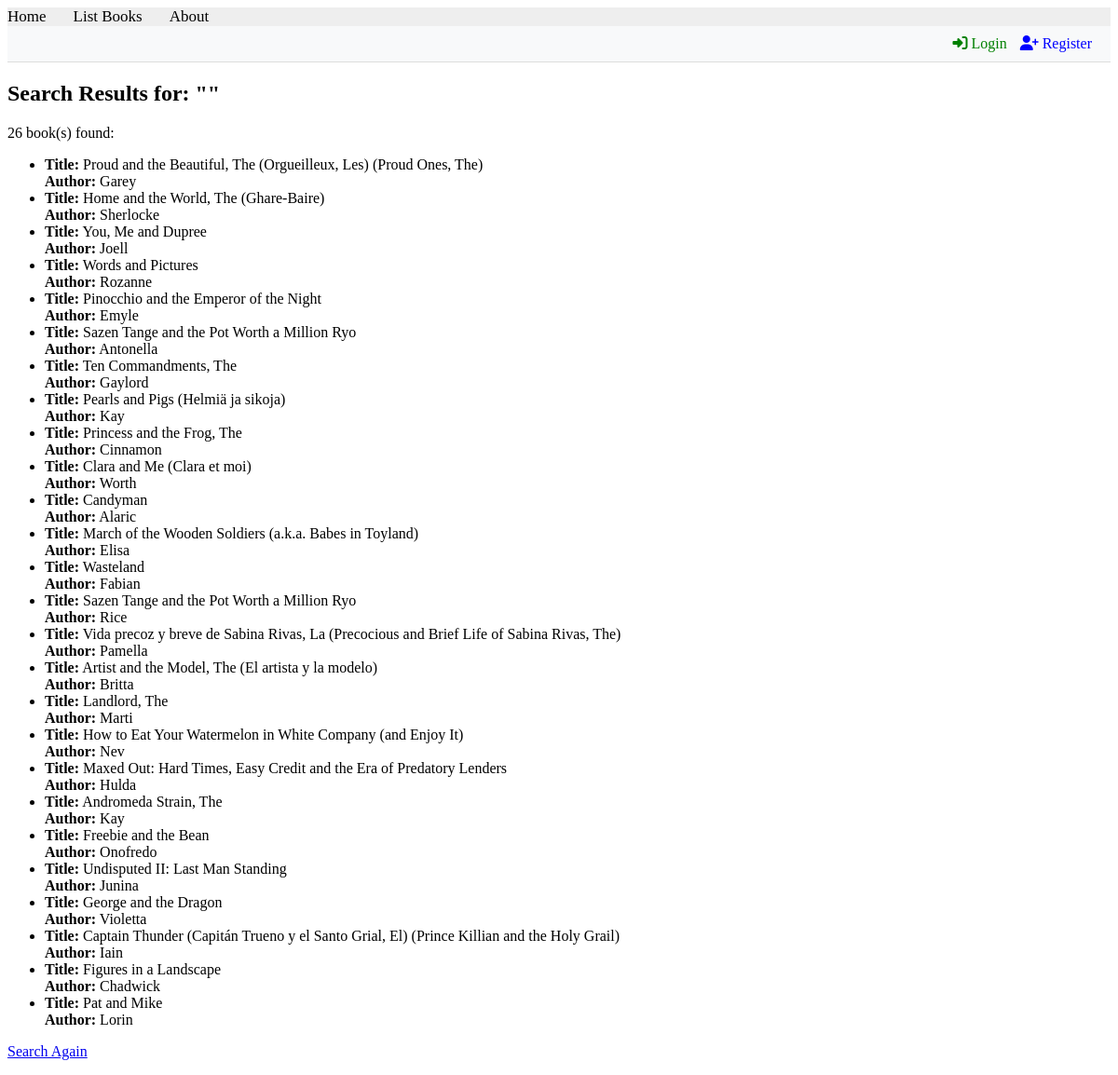
The page /books/simple/query on the database its author committed.
### apps/bookmodule/models.py (models this page shows, shortened)
class Book(models.Model):
    title = models.CharField(max_length=50)
    author = models.CharField(max_length=50)
    price = models.FloatField(default=0.0)
    edition = models.SmallIntegerField(default=1)

### apps/bookmodule/views.py (the view)
# urls.py: path('simple/query', views.simple_query, name='simple_book_query'),
def simple_query(request):
    mybooks=Book.objects.filter(title__icontains='and')
    return render(request, 'bookmodule/bookList.html', {'books':mybooks})

### apps/templates/bookmodule/bookList.html (shortened to what this page needs)
{% extends "layouts/base.html" %}
{% block content %}
<div class="results">
    <h2>Search Results for: "{{ keyword }}"</h2>
    {% if books %}
        <p>{{ books|length }} book(s) found:</p>
        <ul>
        {% for book in books %}
            <li>
                <strong>Title:</strong> {{ book.title }} <br>
                <strong>Author:</strong> {{ book.author }} <br>
                </li>
        {% endfor %}
        </ul>
    {% else %}
        <p>No books found matching your criteria.</p>
    {% endif %}
    <p><a href="{% url 'book_search' %}">Search Again</a></p>
</div>
{% endblock content %}

### rows shown on the page
Book: title "Proud and the Beautiful, The (Orgueilleux, Les) (Proud Ones, The)", author "Garey"
Book: title "Home and the World, The (Ghare-Baire)", author "Sherlocke"
Book: title "You, Me and Dupree", author "Joell"
Book: title "Words and Pictures", author "Rozanne"
Book: title "Pinocchio and the Emperor of the Night", author "Emyle"
Book: title "Sazen Tange and the Pot Worth a Million Ryo", author "Antonella"
Book: title "Ten Commandments, The", author "Gaylord"
Book: title "Pearls and Pigs (Helmiä ja sikoja)", author "Kay"
Book: title "Princess and the Frog, The", author "Cinnamon"
Book: title "Clara and Me (Clara et moi)", author "Worth"
Book: title "Candyman", author "Alaric"
Book: title "March of the Wooden Soldiers (a.k.a. Babes in Toyland)", author "Elisa"
Book: title "Wasteland", author "Fabian"
Book: title "Sazen Tange and the Pot Worth a Million Ryo", author "Rice"
Book: title "Vida precoz y breve de Sabina Rivas, La (Precocious and Brief Life of Sabina Rivas, The)", author "Pamella"
Book: title "Artist and the Model, The (El artista y la modelo)", author "Britta"
Book: title "Landlord, The", author "Marti"
Book: title "How to Eat Your Watermelon in White Company (and Enjoy It)", author "Nev"
Book: title "Maxed Out: Hard Times, Easy Credit and the Era of Predatory Lenders", author "Hulda"
Book: title "Andromeda Strain, The", author "Kay"
Book: title "Freebie and the Bean", author "Onofredo"
Book: title "Undisputed II: Last Man Standing", author "Junina"
Book: title "George and the Dragon", author "Violetta"
Book: title "Captain Thunder (Capitán Trueno y el Santo Grial, El) (Prince Killian and the Holy Grail)", author "Iain"
Book: title "Figures in a Landscape", author "Chadwick"
Book: title "Pat and Mike", author "Lorin"

### other values the page prints
{{ books|length }} "26"
